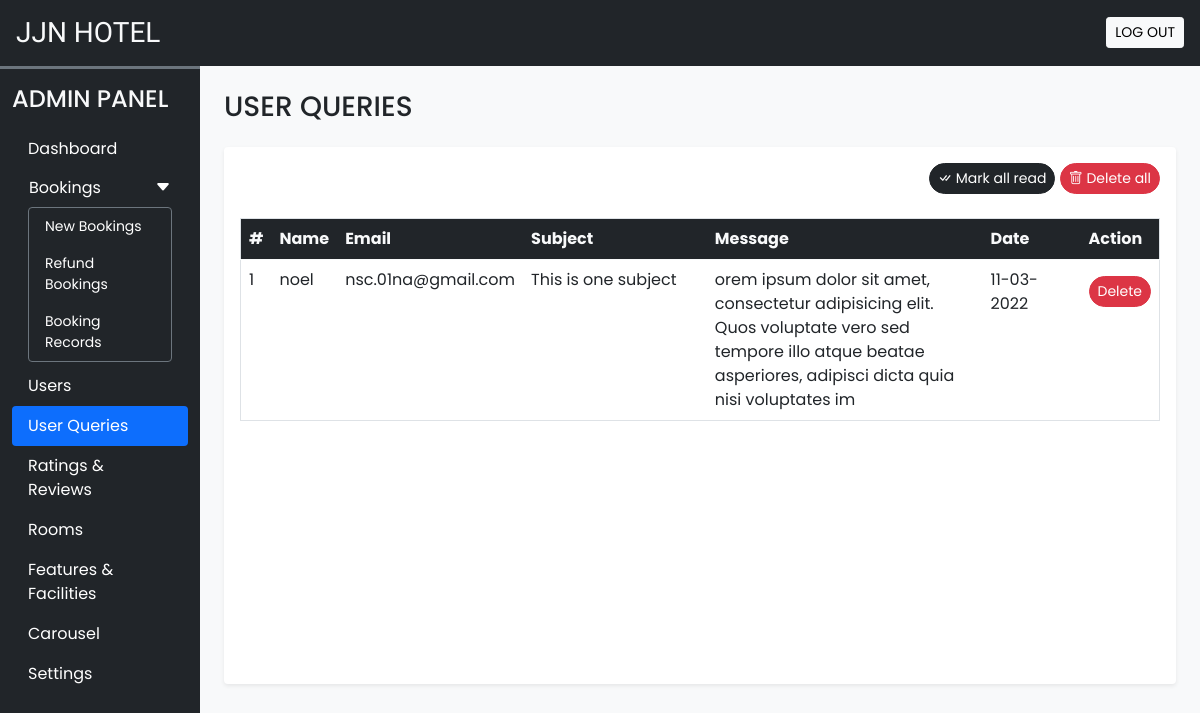
Page /admin/user_queries.php (signed in) on the committed database.
### tables this page shows
CREATE TABLE `user_queries` (
  `sr_no` int(11) NOT NULL,
  `name` varchar(50) NOT NULL,
  `email` varchar(150) NOT NULL,
  `subject` varchar(200) NOT NULL,
  `message` varchar(500) NOT NULL,
  `datentime` datetime NOT NULL DEFAULT current_timestamp(),
  `seen` tinyint(4) NOT NULL DEFAULT 0
);

### admin/user_queries.php (the view, shortened to what this page needs)
<!DOCTYPE html>
<html lang="en">
<head>
  <?php require('inc/links.php'); ?>
</head>
<body class="bg-light">
  <?php require('inc/header.php'); ?>
  <div class="container-fluid" id="main-content">
    <div class="row">
      <div class="col-lg-10 ms-auto p-4 overflow-hidden">
        <h3 class="mb-4">USER QUERIES</h3>
        <div class="card border-0 shadow-sm mb-4">
          <div class="card-body">
            <div class="text-end mb-4">
              <a href="?seen=all" class="btn btn-dark rounded-pill shadow-none btn-sm">
                <i class="bi bi-check-all"></i> Mark all read
              </a>
              <a href="?del=all" class="btn btn-danger rounded-pill shadow-none btn-sm">
                <i class="bi bi-trash"></i> Delete all
              </a>
            </div>
            <div class="table-responsive-md" style="height: 450px; overflow-y: scroll;">
              <table class="table table-hover border">
                <thead class="sticky-top">
                  <tr class="bg-dark text-light">
                    <th scope="col">#</th>
                    <th scope="col">Name</th>
                    <th scope="col">Email</th>
                    <th scope="col" width="20%">Subject</th>
                    <th scope="col" width="30%">Message</th>
                    <th scope="col">Date</th>
                    <th scope="col">Action</th>
                  </tr>
                </thead>
                <tbody>
                  <?php
                    $q = "SELECT * FROM `user_queries` ORDER BY `sr_no` DESC";
                    $data = mysqli_query($con,$q);
                    $i=1;
                    while($row = mysqli_fetch_assoc($data))
                    {
                      $date = date('d-m-Y',strtotime($row['datentime']));
                      $seen='';
                      $seen.="<a href='?del=$row[sr_no]' class='btn btn-sm rounded-pill btn-danger mt-2'>Delete</a>";
                      echo<<<query
                        <tr>
                          <td>$i</td>
                          <td>$row[name]</td>
                          <td>$row[email]</td>
                          <td>$row[subject]</td>
                          <td>$row[message]</td>
                          <td>$date</td>
                          <td>$seen</td>
                        </tr>
                      query;
                      $i++;
                    }
                  ?>
                </tbody>
              </table>
            </div>
          </div>
        </div>
      </div>
    </div>
  </div>
</body>
</html>

### admin/css/common.css (style rules this page uses)
:root { --teal: #2ec1ac; --teal_hover: #279e8c; }
* { font-family: 'Poppins', sans-serif; }

### rows in the picture
user_queries: name "noel", email "nsc.01na@gmail.com", subject "This is one subject", message "orem ipsum dolor sit amet, consectetur adipisicing elit. Quos voluptate vero sed tempore illo atque beatae asperiores, adipisci dicta quia nisi voluptates im", datentime "11-03-2022"
